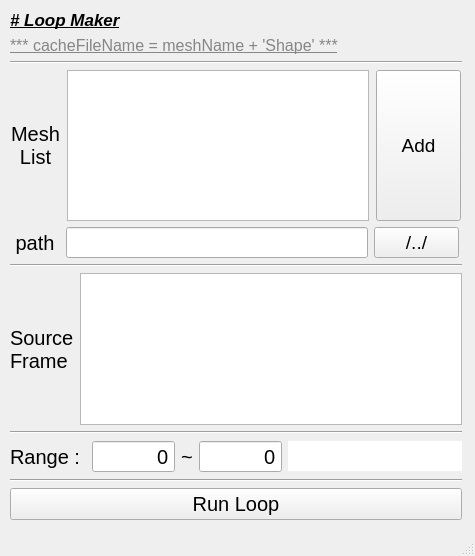
<?xml version="1.0" encoding="UTF-8"?>
<ui version="4.0">
 <class>loopMaker_WDW</class>
 <widget class="QMainWindow" name="loopMaker_WDW">
  <property name="geometry">
   <rect>
    <x>0</x>
    <y>0</y>
    <width>475</width>
    <height>556</height>
   </rect>
  </property>
  <property name="windowTitle">
   <string>LoopMaker v1.0.12</string>
  </property>
  <widget class="QWidget" name="centralwidget">
   <widget class="QWidget" name="layoutWidget">
    <property name="geometry">
     <rect>
      <x>10</x>
      <y>10</y>
      <width>452</width>
      <height>510</height>
     </rect>
    </property>
    <layout class="QVBoxLayout" name="verticalLayout_2">
     <item>
      <widget class="QLabel" name="label_6">
       <property name="font">
        <font>
         <pointsize>13</pointsize>
         <weight>75</weight>
         <italic>true</italic>
         <bold>true</bold>
         <underline>true</underline>
        </font>
       </property>
       <property name="text">
        <string># Loop Maker</string>
       </property>
      </widget>
     </item>
     <item>
      <widget class="QLabel" name="label_7">
       <property name="font">
        <font>
         <pointsize>12</pointsize>
         <underline>true</underline>
        </font>
       </property>
       <property name="styleSheet">
        <string notr="true">color: rgb(134, 134, 134);</string>
       </property>
       <property name="text">
        <string>*** cacheFileName = meshName + 'Shape' ***</string>
       </property>
      </widget>
     </item>
     <item>
      <widget class="Line" name="line_4">
       <property name="orientation">
        <enum>Qt::Horizontal</enum>
       </property>
      </widget>
     </item>
     <item>
      <layout class="QHBoxLayout" name="horizontalLayout_5">
       <item>
        <widget class="QLabel" name="label">
         <property name="sizePolicy">
          <sizepolicy hsizetype="Fixed" vsizetype="Preferred">
           <horstretch>0</horstretch>
           <verstretch>0</verstretch>
          </sizepolicy>
         </property>
         <property name="font">
          <font>
           <pointsize>15</pointsize>
          </font>
         </property>
         <property name="text">
          <string>
Mesh
List
</string>
         </property>
         <property name="alignment">
          <set>Qt::AlignCenter</set>
         </property>
        </widget>
       </item>
       <item>
        <widget class="QListWidget" name="meshList_LWG">
         <property name="minimumSize">
          <size>
           <width>302</width>
           <height>0</height>
          </size>
         </property>
         <property name="maximumSize">
          <size>
           <width>302</width>
           <height>16777215</height>
          </size>
         </property>
         <property name="font">
          <font>
           <pointsize>13</pointsize>
          </font>
         </property>
         <property name="selectionMode">
          <enum>QAbstractItemView::NoSelection</enum>
         </property>
        </widget>
       </item>
       <item>
        <widget class="QPushButton" name="meshSelect_BTN">
         <property name="sizePolicy">
          <sizepolicy hsizetype="Minimum" vsizetype="Expanding">
           <horstretch>0</horstretch>
           <verstretch>0</verstretch>
          </sizepolicy>
         </property>
         <property name="minimumSize">
          <size>
           <width>85</width>
           <height>0</height>
          </size>
         </property>
         <property name="maximumSize">
          <size>
           <width>85</width>
           <height>16777215</height>
          </size>
         </property>
         <property name="font">
          <font>
           <pointsize>14</pointsize>
          </font>
         </property>
         <property name="styleSheet">
          <string notr="true"/>
         </property>
         <property name="text">
          <string>Add</string>
         </property>
         <property name="autoDefault">
          <bool>false</bool>
         </property>
         <property name="default">
          <bool>false</bool>
         </property>
         <property name="flat">
          <bool>false</bool>
         </property>
        </widget>
       </item>
      </layout>
     </item>
     <item>
      <layout class="QHBoxLayout" name="horizontalLayout_6">
       <item>
        <widget class="QLabel" name="label_3">
         <property name="sizePolicy">
          <sizepolicy hsizetype="Fixed" vsizetype="Preferred">
           <horstretch>0</horstretch>
           <verstretch>0</verstretch>
          </sizepolicy>
         </property>
         <property name="font">
          <font>
           <pointsize>15</pointsize>
          </font>
         </property>
         <property name="text">
          <string> path </string>
         </property>
         <property name="alignment">
          <set>Qt::AlignCenter</set>
         </property>
        </widget>
       </item>
       <item>
        <widget class="QLineEdit" name="nCache_LED">
         <property name="sizePolicy">
          <sizepolicy hsizetype="Expanding" vsizetype="Expanding">
           <horstretch>0</horstretch>
           <verstretch>0</verstretch>
          </sizepolicy>
         </property>
         <property name="minimumSize">
          <size>
           <width>302</width>
           <height>0</height>
          </size>
         </property>
         <property name="maximumSize">
          <size>
           <width>302</width>
           <height>16777215</height>
          </size>
         </property>
         <property name="font">
          <font>
           <pointsize>13</pointsize>
          </font>
         </property>
         <property name="readOnly">
          <bool>true</bool>
         </property>
        </widget>
       </item>
       <item>
        <widget class="QPushButton" name="path_BTN">
         <property name="sizePolicy">
          <sizepolicy hsizetype="Minimum" vsizetype="Expanding">
           <horstretch>0</horstretch>
           <verstretch>0</verstretch>
          </sizepolicy>
         </property>
         <property name="minimumSize">
          <size>
           <width>85</width>
           <height>0</height>
          </size>
         </property>
         <property name="maximumSize">
          <size>
           <width>85</width>
           <height>16777215</height>
          </size>
         </property>
         <property name="font">
          <font>
           <pointsize>14</pointsize>
          </font>
         </property>
         <property name="text">
          <string>/../</string>
         </property>
        </widget>
       </item>
      </layout>
     </item>
     <item>
      <widget class="Line" name="line">
       <property name="orientation">
        <enum>Qt::Horizontal</enum>
       </property>
      </widget>
     </item>
     <item>
      <layout class="QVBoxLayout" name="verticalLayout">
       <item>
        <layout class="QHBoxLayout" name="horizontalLayout_2">
         <item>
          <widget class="QLabel" name="label_2">
           <property name="font">
            <font>
             <pointsize>15</pointsize>
            </font>
           </property>
           <property name="text">
            <string>
Source
Frame
</string>
           </property>
          </widget>
         </item>
         <item>
          <widget class="QListWidget" name="sourceFrame_LWG">
           <property name="font">
            <font>
             <pointsize>13</pointsize>
            </font>
           </property>
           <property name="selectionMode">
            <enum>QAbstractItemView::NoSelection</enum>
           </property>
          </widget>
         </item>
        </layout>
       </item>
       <item>
        <widget class="Line" name="line_3">
         <property name="orientation">
          <enum>Qt::Horizontal</enum>
         </property>
        </widget>
       </item>
       <item>
        <layout class="QHBoxLayout" name="horizontalLayout">
         <item>
          <widget class="QLabel" name="label_4">
           <property name="font">
            <font>
             <pointsize>15</pointsize>
            </font>
           </property>
           <property name="text">
            <string>Range : </string>
           </property>
          </widget>
         </item>
         <item>
          <widget class="QSpinBox" name="loopRange_LED">
           <property name="sizePolicy">
            <sizepolicy hsizetype="Expanding" vsizetype="Expanding">
             <horstretch>0</horstretch>
             <verstretch>0</verstretch>
            </sizepolicy>
           </property>
           <property name="font">
            <font>
             <pointsize>15</pointsize>
             <weight>50</weight>
             <bold>false</bold>
            </font>
           </property>
           <property name="focusPolicy">
            <enum>Qt::WheelFocus</enum>
           </property>
           <property name="layoutDirection">
            <enum>Qt::LeftToRight</enum>
           </property>
           <property name="wrapping">
            <bool>false</bool>
           </property>
           <property name="frame">
            <bool>true</bool>
           </property>
           <property name="alignment">
            <set>Qt::AlignRight|Qt::AlignTrailing|Qt::AlignVCenter</set>
           </property>
           <property name="buttonSymbols">
            <enum>QAbstractSpinBox::NoButtons</enum>
           </property>
           <property name="accelerated">
            <bool>true</bool>
           </property>
           <property name="maximum">
            <number>100000</number>
           </property>
          </widget>
         </item>
         <item>
          <widget class="QLabel" name="label_8">
           <property name="font">
            <font>
             <pointsize>15</pointsize>
            </font>
           </property>
           <property name="text">
            <string>~</string>
           </property>
          </widget>
         </item>
         <item>
          <widget class="QSpinBox" name="loopRange2_LED">
           <property name="sizePolicy">
            <sizepolicy hsizetype="Expanding" vsizetype="Expanding">
             <horstretch>0</horstretch>
             <verstretch>0</verstretch>
            </sizepolicy>
           </property>
           <property name="font">
            <font>
             <pointsize>15</pointsize>
             <weight>50</weight>
             <bold>false</bold>
            </font>
           </property>
           <property name="focusPolicy">
            <enum>Qt::WheelFocus</enum>
           </property>
           <property name="layoutDirection">
            <enum>Qt::LeftToRight</enum>
           </property>
           <property name="wrapping">
            <bool>false</bool>
           </property>
           <property name="frame">
            <bool>true</bool>
           </property>
           <property name="alignment">
            <set>Qt::AlignRight|Qt::AlignTrailing|Qt::AlignVCenter</set>
           </property>
           <property name="buttonSymbols">
            <enum>QAbstractSpinBox::NoButtons</enum>
           </property>
           <property name="accelerated">
            <bool>true</bool>
           </property>
           <property name="maximum">
            <number>100000</number>
           </property>
          </widget>
         </item>
         <item>
          <widget class="QLineEdit" name="confirm_LED">
           <property name="font">
            <font>
             <pointsize>15</pointsize>
             <stylestrategy>PreferDefault</stylestrategy>
            </font>
           </property>
           <property name="cursor">
            <cursorShape>WaitCursor</cursorShape>
           </property>
           <property name="layoutDirection">
            <enum>Qt::LeftToRight</enum>
           </property>
           <property name="autoFillBackground">
            <bool>true</bool>
           </property>
           <property name="frame">
            <bool>false</bool>
           </property>
           <property name="alignment">
            <set>Qt::AlignCenter</set>
           </property>
           <property name="readOnly">
            <bool>true</bool>
           </property>
          </widget>
         </item>
        </layout>
       </item>
      </layout>
     </item>
     <item>
      <widget class="Line" name="line_2">
       <property name="orientation">
        <enum>Qt::Horizontal</enum>
       </property>
      </widget>
     </item>
     <item>
      <widget class="QPushButton" name="makeLoop_BTN">
       <property name="font">
        <font>
         <pointsize>15</pointsize>
        </font>
       </property>
       <property name="styleSheet">
        <string notr="true"/>
       </property>
       <property name="text">
        <string>Run Loop</string>
       </property>
      </widget>
     </item>
    </layout>
   </widget>
  </widget>
  <widget class="QMenuBar" name="menubar">
   <property name="geometry">
    <rect>
     <x>0</x>
     <y>0</y>
     <width>475</width>
     <height>27</height>
    </rect>
   </property>
  </widget>
  <widget class="QStatusBar" name="statusbar"/>
 </widget>
 <resources/>
 <connections/>
</ui>
